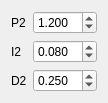
                 <widget class="QWidget" name="gridLayoutWidget_9">
                  <property name="geometry">
                   <rect>
                    <x>370</x>
                    <y>150</y>
                    <width>91</width>
                    <height>89</height>
                   </rect>
                  </property>
                  <layout class="QGridLayout" name="gridLayout_16">
                   <item row="1" column="0">
                    <widget class="QLabel" name="label_78">
                     <property name="font">
                      <font>
                       <family>Ubuntu</family>
                       <pointsize>9</pointsize>
                       <weight>50</weight>
                       <italic>false</italic>
                       <bold>false</bold>
                      </font>
                     </property>
                     <property name="text">
                      <string>I2</string>
                     </property>
                    </widget>
                   </item>
                   <item row="2" column="0">
                    <widget class="QLabel" name="label_79">
                     <property name="font">
                      <font>
                       <family>Ubuntu</family>
                       <pointsize>9</pointsize>
                       <weight>50</weight>
                       <italic>false</italic>
                       <bold>false</bold>
                      </font>
                     </property>
                     <property name="text">
                      <string>D2</string>
                     </property>
                    </widget>
                   </item>
                   <item row="0" column="0">
                    <widget class="QLabel" name="label_83">
                     <property name="font">
                      <font>
                       <family>Ubuntu</family>
                       <pointsize>9</pointsize>
                       <weight>50</weight>
                       <italic>false</italic>
                       <bold>false</bold>
                      </font>
                     </property>
                     <property name="text">
                      <string>P2</string>
                     </property>
                    </widget>
                   </item>
                   <item row="2" column="1">
                    <widget class="QDoubleSpinBox" name="doubleSpinBoxD2Misi_5">
                     <property name="font">
                      <font>
                       <family>Ubuntu</family>
                       <pointsize>9</pointsize>
                       <weight>50</weight>
                       <italic>false</italic>
                       <bold>false</bold>
                      </font>
                     </property>
                     <property name="decimals">
                      <number>3</number>
                     </property>
                     <property name="singleStep">
                      <double>0.100000000000000</double>
                     </property>
                     <property name="value">
                      <double>0.250000000000000</double>
                     </property>
                    </widget>
                   </item>
                   <item row="0" column="1">
                    <widget class="QDoubleSpinBox" name="doubleSpinBoxP2Misi_5">
                     <property name="font">
                      <font>
                       <family>Ubuntu</family>
                       <pointsize>9</pointsize>
                       <weight>50</weight>
                       <italic>false</italic>
                       <bold>false</bold>
                      </font>
                     </property>
                     <property name="decimals">
                      <number>3</number>
                     </property>
                     <property name="singleStep">
                      <double>0.200000000000000</double>
                     </property>
                     <property name="value">
                      <double>1.200000000000000</double>
                     </property>
                    </widget>
                   </item>
                   <item row="1" column="1">
                    <widget class="QDoubleSpinBox" name="doubleSpinBoxI2Misi_5">
                     <property name="font">
                      <font>
                       <family>Ubuntu</family>
                       <pointsize>9</pointsize>
                       <weight>50</weight>
                       <italic>false</italic>
                       <bold>false</bold>
                      </font>
                     </property>
                     <property name="decimals">
                      <number>3</number>
                     </property>
                     <property name="singleStep">
                      <double>0.100000000000000</double>
                     </property>
                     <property name="value">
                      <double>0.080000000000000</double>
                     </property>
                    </widget>
                   </item>
                  </layout>
                 </widget>
